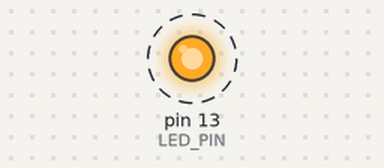
A sketch run on a simulated Arduino Uno, built with avr-gcc and run on an emulated ATmega328P. Shown: output pins drawn as LEDs (lit = HIGH). Dashed ring = blinking.

Above: at 0.2 s.
Timing chart, 0 to 3.0 s (numbered marks = the images above):
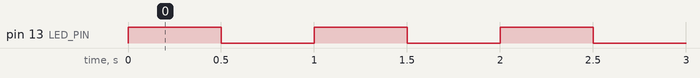

Measured:
- by itself, pin 13 (LED_PIN): alternates HIGH for 0.50 s and LOW for 0.50 s

The sketch:

example-sketch.ino
```cpp
// Reference sketch — DO NOT rely on this being byte-equal to what ships.
// The codegen pipeline generates a fresh sketch per prompt; this file
// exists as a worked example for human reviewers + as a fallback the
// pipeline can fall back to if LLM codegen is unavailable.

const int LED_PIN = 13;          // ATmega328P onboard LED
const unsigned long INTERVAL_MS = 500;   // half-second cadence by default

void setup() {
  pinMode(LED_PIN, OUTPUT);
}

void loop() {
  digitalWrite(LED_PIN, HIGH);
  delay(INTERVAL_MS);
  digitalWrite(LED_PIN, LOW);
  delay(INTERVAL_MS);
}
```
